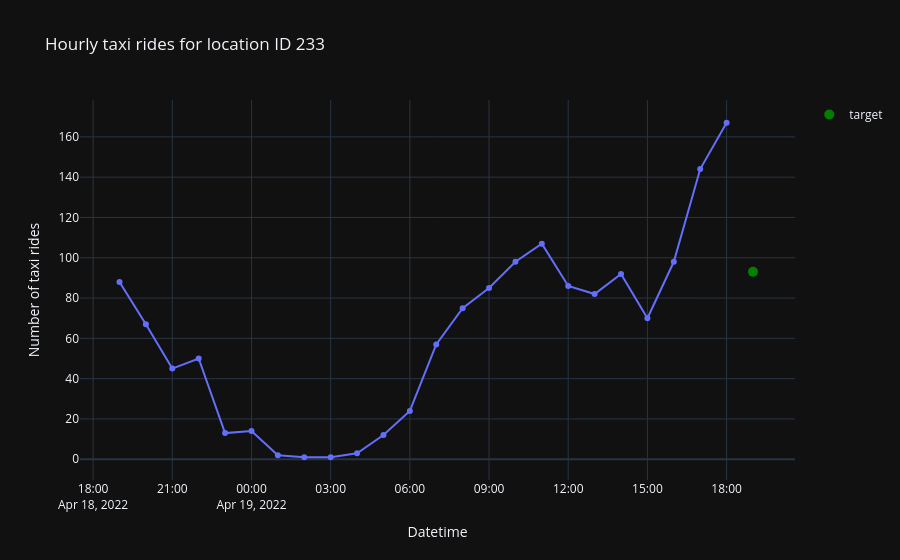

The code cell stored with this chart in its notebook:
### Markdown cell above
**`Plotting a single record's lag features and target`**

### Code cell
# randomly extract a single record
location_id: int = random.choice(features["pickup_location_id"].unique())
idx: pd.Timestamp = random.choice(features.query(f"pickup_location_id == {location_id}").index)

# get the single record's lag features
x: pd.Series = (
    features
    .query(f"pickup_location_id == {location_id}")
    .drop("pickup_location_id", axis=1)
    .loc[idx, [col for col in features.columns if col.startswith("lag")]]
)
# get the single record's target
y: float = target.query(f"pickup_location_id == {location_id}").loc[idx, "n_taxi_rides"]

# get the single record's duration
duration: pd.DatetimeIndex = pd.date_range(idx - pd.Timedelta(hours=len(x)), idx, freq="H")

# plot the points that correspond to the lag features
fig: Figure = px.line(
    x=duration[:-1], 
    y=x, 
    labels={"x": "Datetime", "y": "Number of taxi rides"},
    template="plotly_dark", 
    markers=True, 
    title=f"Hourly taxi rides for location ID {location_id}"
)

# add the point that corresponds to the target
fig.add_scatter(
    x=duration[-1:], y=[y], line_color="green", mode="markers", marker_size=10, name="target"
)
fig.show()

### Figure 1 — Plotly figure (JSON) as saved in the notebook; plotly's stock layout.template omitted (floating-point values rounded to 4 significant figures)
{"data": [{"hovertemplate": "Datetime=%{x}<br>Number of taxi rides=%{y}<extra></extra>", "legendgroup": "", "line": {"color": "#636efa", "dash": "solid"}, "marker": {"symbol": "circle"}, "mode": "lines+markers", "name": "", "orientation": "v", "showlegend": false, "type": "scatter", "x": ["2022-04-18T19:00:00", "2022-04-18T20:00:00", "2022-04-18T21:00:00", "2022-04-18T22:00:00", "2022-04-18T23:00:00", "2022-04-19T00:00:00", "2022-04-19T01:00:00", "2022-04-19T02:00:00", "2022-04-19T03:00:00", "2022-04-19T04:00:00", "2022-04-19T05:00:00", "2022-04-19T06:00:00", "2022-04-19T07:00:00", "2022-04-19T08:00:00", "2022-04-19T09:00:00", "2022-04-19T10:00:00", "2022-04-19T11:00:00", "2022-04-19T12:00:00", "2022-04-19T13:00:00", "2022-04-19T14:00:00", "2022-04-19T15:00:00", "2022-04-19T16:00:00", "2022-04-19T17:00:00", "2022-04-19T18:00:00"], "xaxis": "x", "y": [88, 67, 45, 50, 13, 14, 2, 1, 1, 3, 12, 24, 57, 75, 85, 98, 107, 86, 82, 92, 70, 98, 144, 167], "yaxis": "y"}, {"line": {"color": "green"}, "marker": {"size": 10}, "mode": "markers", "name": "target", "type": "scatter", "x": ["2022-04-19T19:00:00"], "y": [93]}], "layout": {"legend": {"tracegroupgap": 0}, "title": {"text": "Hourly taxi rides for location ID 233"}, "xaxis": {"anchor": "y", "domain": [0, 1], "title": {"text": "Datetime"}}, "yaxis": {"anchor": "x", "domain": [0, 1], "title": {"text": "Number of taxi rides"}}}}
